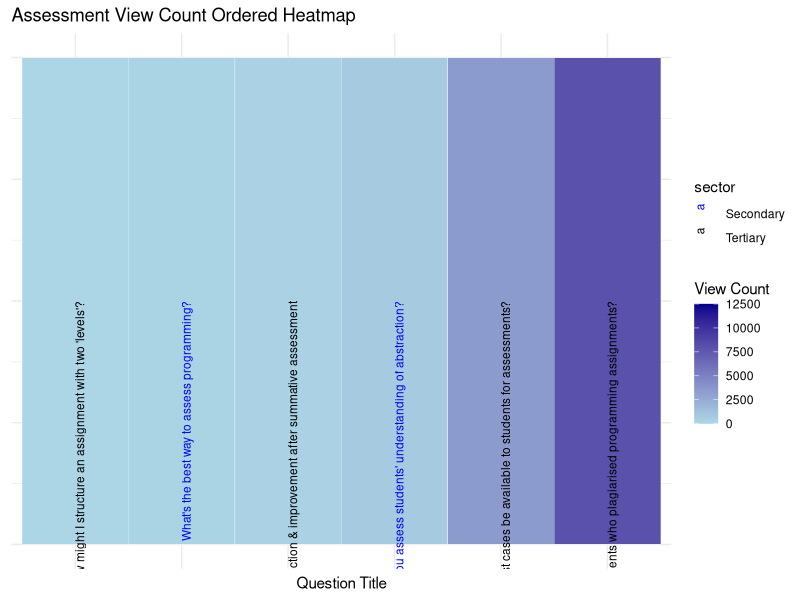

Source code (R):
library(ggplot2)
library(scales)

# Data for Assessment Category
data_assessment <- data.frame(
  question_title = c(
    "What to tell students who plagiarised programming assignments?",
    "Should test cases be available to students for assessments?",
    "How do you assess students' understanding of abstraction?",
    "Encouraging reflection & improvement after summative assessment",
    "What's the best way to assess programming?",
    "How might I structure an assignment with two 'levels'?"
  ),
  view_count = c(7997, 3478, 810, 312, 293, 144),
  sector = c("Tertiary", "Tertiary", "Secondary", "Tertiary", "Secondary", "Tertiary")
)

# Order the data by view count (ascending order)
data_assessment <- data_assessment[order(data_assessment$view_count), ]

# Create the heatmap using geom_tile
ggplot(data_assessment, aes(x = factor(question_title, levels = question_title), y = 1, fill = view_count)) +
  geom_tile(color = "white", linewidth = 0.1) +  # Tiles with borders
  scale_fill_gradient(low = "lightblue", high = "darkblue", 
                      name = "View Count", 
                      limits = c(0, 12500)) +  # Force scale between 0 and 12500
  theme_minimal() +
  labs(x = "Question Title", y = NULL, title = "Assessment View Count Ordered Heatmap") +
  
  # Change text colour based on the sector
  geom_text(aes(label = question_title, color = sector), angle = 90, hjust = 1, vjust = 1, size = 3) +
  
  # Define sector colours
  scale_color_manual(values = c("Tertiary" = "black", "Secondary" = "blue")) +
  
  theme(axis.text.y = element_blank(),  # Hide y-axis
        axis.ticks.y = element_blank(),
        axis.text.x = element_blank(),  # Remove default x-axis text 
        legend.position = "right")  # Position the legend on the right side
